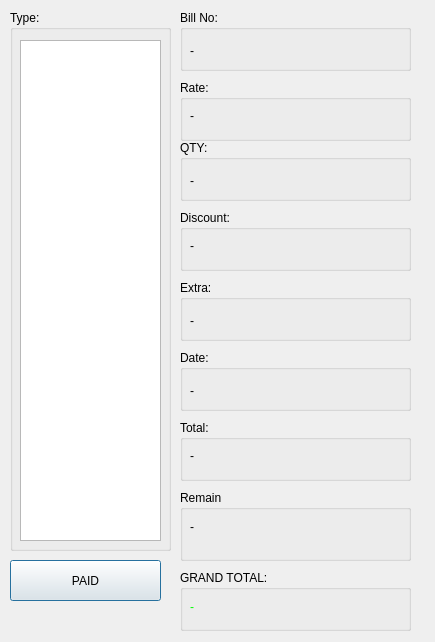
<?xml version="1.0" encoding="UTF-8"?>
<ui version="4.0">
 <class>pat_indi_bill_Dialog</class>
 <widget class="QDialog" name="pat_indi_bill_Dialog">
  <property name="geometry">
   <rect>
    <x>0</x>
    <y>0</y>
    <width>435</width>
    <height>642</height>
   </rect>
  </property>
  <property name="windowTitle">
   <string>Bill</string>
  </property>
  <widget class="QGroupBox" name="groupBox_10">
   <property name="geometry">
    <rect>
     <x>180</x>
     <y>570</y>
     <width>231</width>
     <height>61</height>
    </rect>
   </property>
   <property name="title">
    <string>GRAND TOTAL:</string>
   </property>
   <widget class="QLabel" name="label">
    <property name="geometry">
     <rect>
      <x>10</x>
      <y>30</y>
      <width>47</width>
      <height>14</height>
     </rect>
    </property>
    <property name="styleSheet">
     <string notr="true">color: rgb(0, 255, 0);</string>
    </property>
    <property name="text">
     <string>-</string>
    </property>
   </widget>
  </widget>
  <widget class="QGroupBox" name="groupBox">
   <property name="geometry">
    <rect>
     <x>10</x>
     <y>10</y>
     <width>161</width>
     <height>541</height>
    </rect>
   </property>
   <property name="title">
    <string>Type:</string>
   </property>
   <widget class="QListWidget" name="listWidget">
    <property name="geometry">
     <rect>
      <x>10</x>
      <y>30</y>
      <width>141</width>
      <height>501</height>
     </rect>
    </property>
   </widget>
  </widget>
  <widget class="QGroupBox" name="groupBox_6">
   <property name="geometry">
    <rect>
     <x>180</x>
     <y>210</y>
     <width>231</width>
     <height>61</height>
    </rect>
   </property>
   <property name="title">
    <string>Discount:</string>
   </property>
   <widget class="QLabel" name="label_13">
    <property name="geometry">
     <rect>
      <x>10</x>
      <y>20</y>
      <width>211</width>
      <height>31</height>
     </rect>
    </property>
    <property name="text">
     <string>-</string>
    </property>
   </widget>
  </widget>
  <widget class="QGroupBox" name="groupBox_7">
   <property name="geometry">
    <rect>
     <x>180</x>
     <y>280</y>
     <width>231</width>
     <height>61</height>
    </rect>
   </property>
   <property name="title">
    <string>Extra:</string>
   </property>
   <widget class="QLabel" name="label_14">
    <property name="geometry">
     <rect>
      <x>10</x>
      <y>30</y>
      <width>211</width>
      <height>21</height>
     </rect>
    </property>
    <property name="text">
     <string>-</string>
    </property>
   </widget>
  </widget>
  <widget class="QGroupBox" name="groupBox_4">
   <property name="geometry">
    <rect>
     <x>180</x>
     <y>80</y>
     <width>231</width>
     <height>61</height>
    </rect>
   </property>
   <property name="title">
    <string>Rate:</string>
   </property>
   <widget class="QLabel" name="label_11">
    <property name="geometry">
     <rect>
      <x>10</x>
      <y>20</y>
      <width>201</width>
      <height>31</height>
     </rect>
    </property>
    <property name="text">
     <string>-</string>
    </property>
   </widget>
  </widget>
  <widget class="QGroupBox" name="groupBox_9">
   <property name="geometry">
    <rect>
     <x>180</x>
     <y>420</y>
     <width>231</width>
     <height>61</height>
    </rect>
   </property>
   <property name="title">
    <string>Total:</string>
   </property>
   <widget class="QLabel" name="label_16">
    <property name="geometry">
     <rect>
      <x>10</x>
      <y>20</y>
      <width>211</width>
      <height>31</height>
     </rect>
    </property>
    <property name="text">
     <string>-</string>
    </property>
   </widget>
  </widget>
  <widget class="QGroupBox" name="groupBox_3">
   <property name="geometry">
    <rect>
     <x>180</x>
     <y>10</y>
     <width>231</width>
     <height>61</height>
    </rect>
   </property>
   <property name="title">
    <string>Bill No:</string>
   </property>
   <widget class="QLabel" name="label_10">
    <property name="geometry">
     <rect>
      <x>10</x>
      <y>30</y>
      <width>201</width>
      <height>21</height>
     </rect>
    </property>
    <property name="text">
     <string>-</string>
    </property>
   </widget>
  </widget>
  <widget class="QGroupBox" name="groupBox_5">
   <property name="geometry">
    <rect>
     <x>180</x>
     <y>140</y>
     <width>231</width>
     <height>61</height>
    </rect>
   </property>
   <property name="title">
    <string>QTY:</string>
   </property>
   <widget class="QLabel" name="label_12">
    <property name="geometry">
     <rect>
      <x>10</x>
      <y>30</y>
      <width>201</width>
      <height>21</height>
     </rect>
    </property>
    <property name="text">
     <string>-</string>
    </property>
   </widget>
  </widget>
  <widget class="QGroupBox" name="groupBox_8">
   <property name="geometry">
    <rect>
     <x>180</x>
     <y>350</y>
     <width>231</width>
     <height>61</height>
    </rect>
   </property>
   <property name="title">
    <string>Date:</string>
   </property>
   <widget class="QLabel" name="label_15">
    <property name="geometry">
     <rect>
      <x>10</x>
      <y>30</y>
      <width>201</width>
      <height>21</height>
     </rect>
    </property>
    <property name="text">
     <string>-</string>
    </property>
   </widget>
  </widget>
  <widget class="QGroupBox" name="groupBox_2">
   <property name="geometry">
    <rect>
     <x>180</x>
     <y>490</y>
     <width>231</width>
     <height>71</height>
    </rect>
   </property>
   <property name="title">
    <string>Remain</string>
   </property>
   <widget class="QLabel" name="label_2">
    <property name="geometry">
     <rect>
      <x>10</x>
      <y>30</y>
      <width>47</width>
      <height>14</height>
     </rect>
    </property>
    <property name="text">
     <string>-</string>
    </property>
   </widget>
  </widget>
  <widget class="QPushButton" name="pushButton">
   <property name="geometry">
    <rect>
     <x>10</x>
     <y>560</y>
     <width>151</width>
     <height>41</height>
    </rect>
   </property>
   <property name="text">
    <string>PAID</string>
   </property>
  </widget>
 </widget>
 <resources/>
 <connections/>
</ui>
